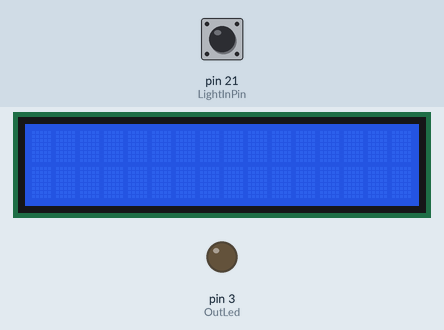
This program was run on a simulated Raspberry Pi (header pin numbers). Shown: 16×2 character LCD, output pins drawn as LEDs (lit = HIGH). The test bench sets the inputs (shaded band); at power-on: pin 21 (LightInPin) HIGH.

Above: at 1.2 s.
1.3 s: pin 21 (LightInPin) pulled LOW for 1 s
At 3.1 s:
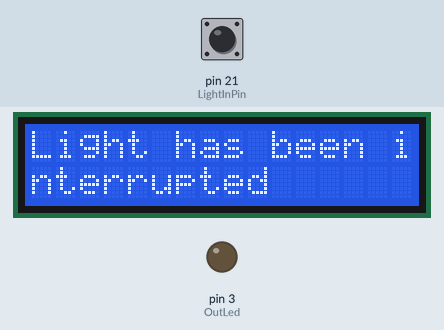
4.8 s: pin 21 (LightInPin) pulled LOW for 0.15 s
At 6.0 s:
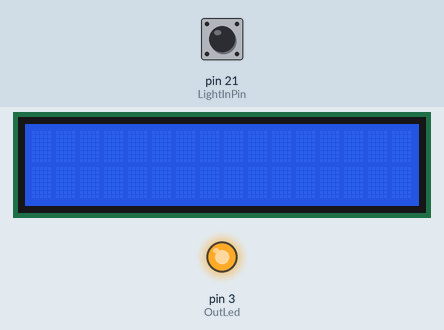
6.4 s: pin 21 (LightInPin) pulled LOW for 3.2 s
At 9.61 s:
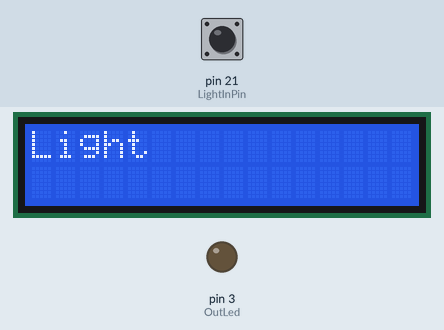
Timing chart, 0 to 11.1 s (numbered marks = the images above; inputs shaded):
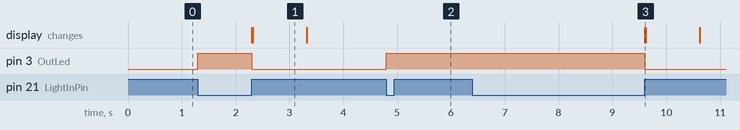

Measured:
- after the input at 1.3 s, pin 3 (OutLed): LOW → HIGH at once, → LOW 1.0 s later; the display: first changes after 1.0 s (image 1 shows a later state)
- after the input at 4.8 s, pin 3 (OutLed): LOW → HIGH at once
- after the input at 6.4 s, pin 3 (OutLed): HIGH → LOW after 3.2 s; the display: changes after 3.2 s (image 3)
- what the display in image 1 shows lasts 1.0 s, from 2.3 s to 3.3 s

The program:

Light_Blocker_LCD.py
```python
import RPi.GPIO as GPIO
import time
from RPLCD import CharLCD

# Configure the LCD
lcd = CharLCD(numbering_mode=GPIO.BOARD,cols=16, rows=2, pin_rs=37, pin_e=35, pins_data=[33, 31, 29, 23])

OutLed = 3
LightInPin = 21
GPIO.setwarnings(False)

def setup():
    #GPIO.setmode(GPIO.BCM) # Set GPIO as PIN Numbers
    GPIO.setup(OutLed, GPIO.OUT) # Set Green Led Pin mode to output
    GPIO.setup(LightInPin, GPIO.IN, pull_up_down=GPIO.PUD_UP) # Set pull up to high level(3.3V)
    GPIO.add_event_detect(LightInPin, GPIO.BOTH, callback=detect, bouncetime=200)

def Led(x):
    if x == 0:
        GPIO.output(OutLed, 1)
    if x == 1:
        GPIO.output(OutLed, 0)

def Print(x):
    if x == 1:
        #print (' 14CORE | Light Interrupter')
        #print (' --------------------------')
        lcd.write_string("Light has been interrupted")
        time.sleep(1)
        lcd.clear()
        #print (' --------------------------')

def detect(chn):
    Led(GPIO.input(LightInPin))
    Print(GPIO.input(LightInPin))

def loop():
    while True:
        pass

def destroy():
    GPIO.output(OutLed, GPIO.HIGH) # Green led off
    GPIO.output(Rpin, GPIO.HIGH) # Red led off
    GPIO.cleanup() # Release resource

if __name__ == '__main__': # Set the Program start from here
    setup()
try:
    loop()
except KeyboardInterrupt: # When pressed 'Ctrl+C' child program destroy() will be executed.
    destroy()
```
